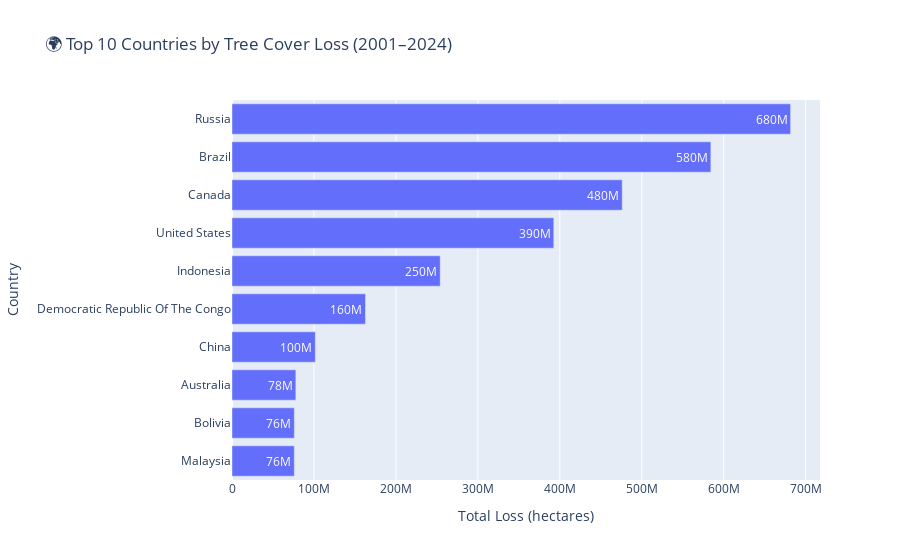

Source (notebook cell):
### Code cell
top_countries = (
    df.groupby("country", as_index=False)["tree_cover_loss_ha"]
      .sum()
      .nlargest(10, "tree_cover_loss_ha")
      .sort_values("tree_cover_loss_ha", ascending=True)
)

print("Top 10 Countries by Total Tree Cover Loss (2001–2024):")
display(top_countries)

fig = px.bar(top_countries, 
             x="tree_cover_loss_ha", 
             y="country",
             orientation='h',
             title="🌍 Top 10 Countries by Tree Cover Loss (2001–2024)",
             labels={"tree_cover_loss_ha": "Total Loss (hectares)", "country": "Country"},
             text_auto='.2s')
fig.update_layout(yaxis={'categoryorder': 'total ascending'})
fig.show()

### Figure 1 — Plotly figure (JSON) as saved in the notebook; plotly's stock layout.template omitted (floating-point values rounded to 4 significant figures)
{"data": [{"hovertemplate": "Total Loss (hectares)=%{x}<br>Country=%{y}<extra></extra>", "legendgroup": "", "marker": {"color": "#636efa", "pattern": {"shape": ""}}, "name": "", "orientation": "h", "showlegend": false, "textposition": "auto", "texttemplate": "%{x:.2s}", "type": "bar", "x": [76030000.0, 76080000.0, 77930000.0, 101700000.0, 162900000.0, 254100000.0, 392600000.0, 476200000.0, 584300000.0, 681600000.0], "xaxis": "x", "y": ["Malaysia", "Bolivia", "Australia", "China", "Democratic Republic Of The Congo", "Indonesia", "United States", "Canada", "Brazil", "Russia"], "yaxis": "y"}], "layout": {"barmode": "relative", "legend": {"tracegroupgap": 0}, "title": {"text": "🌍 Top 10 Countries by Tree Cover Loss (2001–2024)"}, "xaxis": {"anchor": "y", "domain": [0, 1], "title": {"text": "Total Loss (hectares)"}}, "yaxis": {"anchor": "x", "categoryorder": "total ascending", "domain": [0, 1], "title": {"text": "Country"}}}}
